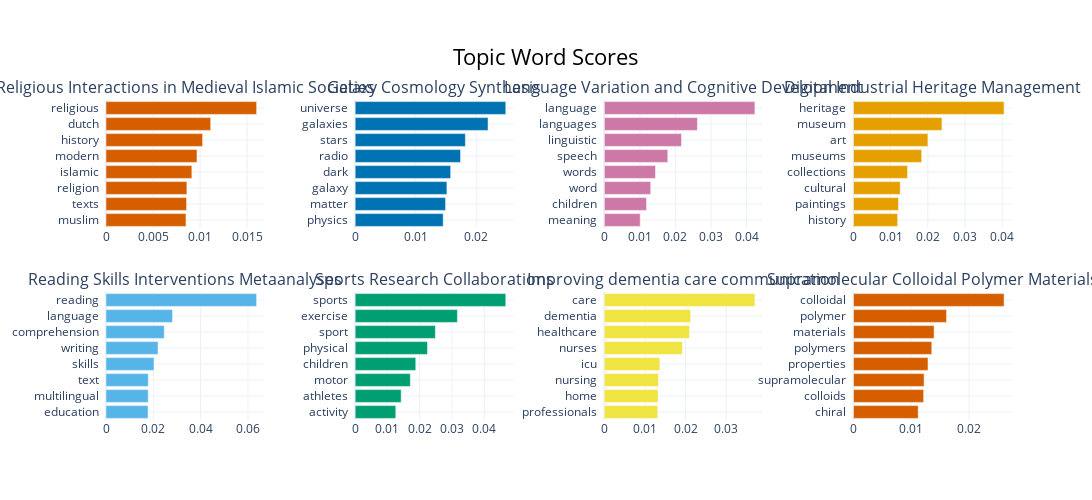

Notebook code for this chart:
### Markdown cell above
#### **TOPIC BARCHART** <a class="anchor" id="topic_barchart"></a>

### Code cell
topic_model.visualize_barchart(top_n_topics=8, n_words=10, custom_labels=True, width=400)

### Figure 1 — Plotly figure (JSON) as saved in the notebook; plotly's stock layout.template omitted (floating-point values rounded to 4 significant figures)
{"data": [{"marker": {"color": "#D55E00"}, "orientation": "h", "type": "bar", "x": [0.008501, 0.008568, 0.008598, 0.009128, 0.009671, 0.01027, 0.01113, 0.01601], "xaxis": "x", "y": ["muslim  ", "texts  ", "religion  ", "islamic  ", "modern  ", "history  ", "dutch  ", "religious  "], "yaxis": "y"}, {"marker": {"color": "#0072B2"}, "orientation": "h", "type": "bar", "x": [0.01454, 0.01494, 0.01516, 0.01578, 0.01741, 0.01821, 0.02196, 0.02488], "xaxis": "x2", "y": ["physics  ", "matter  ", "galaxy  ", "dark  ", "radio  ", "stars  ", "galaxies  ", "universe  "], "yaxis": "y2"}, {"marker": {"color": "#CC79A7"}, "orientation": "h", "type": "bar", "x": [0.0101, 0.01188, 0.01304, 0.01439, 0.01785, 0.02171, 0.02618, 0.04234], "xaxis": "x3", "y": ["meaning  ", "children  ", "word  ", "words  ", "speech  ", "linguistic  ", "languages  ", "language  "], "yaxis": "y3"}, {"marker": {"color": "#E69F00"}, "orientation": "h", "type": "bar", "x": [0.01189, 0.01211, 0.01259, 0.01455, 0.01836, 0.02003, 0.02381, 0.04051], "xaxis": "x4", "y": ["history  ", "paintings  ", "cultural  ", "collections  ", "museums  ", "art  ", "museum  ", "heritage  "], "yaxis": "y4"}, {"marker": {"color": "#56B4E9"}, "orientation": "h", "type": "bar", "x": [0.01776, 0.01785, 0.01788, 0.02028, 0.02198, 0.02464, 0.02813, 0.06366], "xaxis": "x5", "y": ["education  ", "multilingual  ", "text  ", "skills  ", "writing  ", "comprehension  ", "language  ", "reading  "], "yaxis": "y5"}, {"marker": {"color": "#009E73"}, "orientation": "h", "type": "bar", "x": [0.01259, 0.01425, 0.01709, 0.01878, 0.02241, 0.02486, 0.03168, 0.04666], "xaxis": "x6", "y": ["activity  ", "athletes  ", "motor  ", "children  ", "physical  ", "sport  ", "exercise  ", "sports  "], "yaxis": "y6"}, {"marker": {"color": "#F0E442"}, "orientation": "h", "type": "bar", "x": [0.01315, 0.01325, 0.01332, 0.01368, 0.01923, 0.02096, 0.02124, 0.03706], "xaxis": "x7", "y": ["professionals  ", "home  ", "nursing  ", "icu  ", "nurses  ", "healthcare  ", "dementia  ", "care  "], "yaxis": "y7"}, {"marker": {"color": "#D55E00"}, "orientation": "h", "type": "bar", "x": [0.0112, 0.01214, 0.01222, 0.01289, 0.01354, 0.01394, 0.0161, 0.02605], "xaxis": "x8", "y": ["chiral  ", "colloids  ", "supramolecular  ", "properties  ", "polymers  ", "materials  ", "polymer  ", "colloidal  "], "yaxis": "y8"}], "layout": {"annotations": [{"font": {"size": 16}, "showarrow": false, "text": "Religious Interactions in Medieval Islamic Societies", "x": 0.0875, "xanchor": "center", "xref": "paper", "y": 1, "yanchor": "bottom", "yref": "paper"}, {"font": {"size": 16}, "showarrow": false, "text": "Galaxy Cosmology Synthesis", "x": 0.3625, "xanchor": "center", "xref": "paper", "y": 1, "yanchor": "bottom", "yref": "paper"}, {"font": {"size": 16}, "showarrow": false, "text": "Language Variation and Cognitive Development", "x": 0.6375, "xanchor": "center", "xref": "paper", "y": 1, "yanchor": "bottom", "yref": "paper"}, {"font": {"size": 16}, "showarrow": false, "text": "Digital Industrial Heritage Management", "x": 0.9125, "xanchor": "center", "xref": "paper", "y": 1, "yanchor": "bottom", "yref": "paper"}, {"font": {"size": 16}, "showarrow": false, "text": "Reading Skills Interventions Metaanalyses", "x": 0.0875, "xanchor": "center", "xref": "paper", "y": 0.4, "yanchor": "bottom", "yref": "paper"}, {"font": {"size": 16}, "showarrow": false, "text": "Sports Research Collaborations", "x": 0.3625, "xanchor": "center", "xref": "paper", "y": 0.4, "yanchor": "bottom", "yref": "paper"}, {"font": {"size": 16}, "showarrow": false, "text": "Improving dementia care communication", "x": 0.6375, "xanchor": "center", "xref": "paper", "y": 0.4, "yanchor": "bottom", "yref": "paper"}, {"font": {"size": 16}, "showarrow": false, "text": "Supramolecular Colloidal Polymer Materials", "x": 0.9125, "xanchor": "center", "xref": "paper", "y": 0.4, "yanchor": "bottom", "yref": "paper"}], "height": 500, "hoverlabel": {"bgcolor": "white", "font": {"family": "Rockwell", "size": 16}}, "showlegend": false, "title": {"font": {"color": "Black", "size": 22}, "text": "Topic Word Scores", "x": 0.5, "xanchor": "center", "yanchor": "top"}, "width": 1600, "xaxis": {"anchor": "y", "domain": [0, 0.175], "showgrid": true}, "xaxis2": {"anchor": "y2", "domain": [0.275, 0.45], "showgrid": true}, "xaxis3": {"anchor": "y3", "domain": [0.55, 0.725], "showgrid": true}, "xaxis4": {"anchor": "y4", "domain": [0.825, 1], "showgrid": true}, "xaxis5": {"anchor": "y5", "domain": [0, 0.175], "showgrid": true}, "xaxis6": {"anchor": "y6", "domain": [0.275, 0.45], "showgrid": true}, "xaxis7": {"anchor": "y7", "domain": [0.55, 0.725], "showgrid": true}, "xaxis8": {"anchor": "y8", "domain": [0.825, 1], "showgrid": true}, "yaxis": {"anchor": "x", "domain": [0.6, 1], "showgrid": true}, "yaxis2": {"anchor": "x2", "domain": [0.6, 1], "showgrid": true}, "yaxis3": {"anchor": "x3", "domain": [0.6, 1], "showgrid": true}, "yaxis4": {"anchor": "x4", "domain": [0.6, 1], "showgrid": true}, "yaxis5": {"anchor": "x5", "domain": [0, 0.4], "showgrid": true}, "yaxis6": {"anchor": "x6", "domain": [0, 0.4], "showgrid": true}, "yaxis7": {"anchor": "x7", "domain": [0, 0.4], "showgrid": true}, "yaxis8": {"anchor": "x8", "domain": [0, 0.4], "showgrid": true}}}
